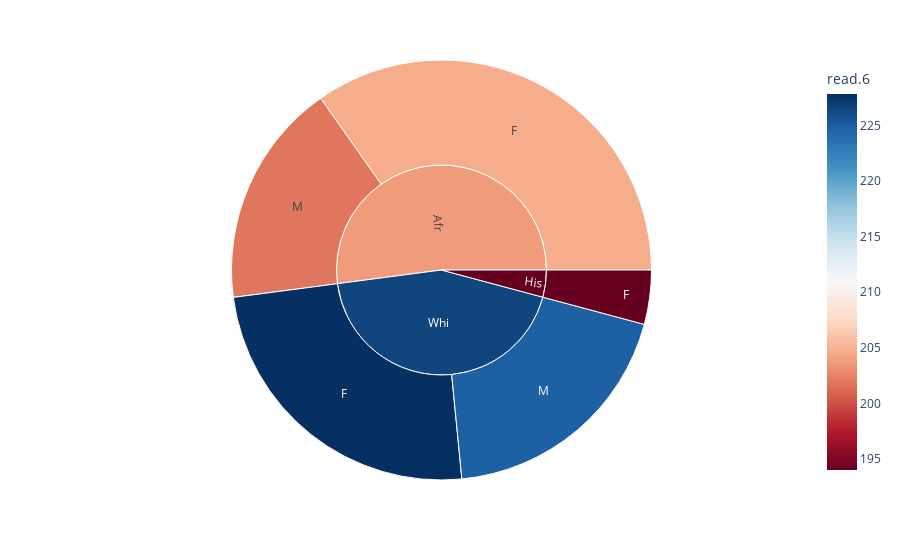

This figure's notebook cell:
### Markdown cell above
9. **(1 PT)** Create a sunburst plot based on any available information online, using the `plotly` library. Provide the source URL and import the dataset or create a dataset properly. You also need to briefly describe the variables used in the plot.

### Code cell
fig = px.sunburst(df, path = ['eth', 'gen'], values = 'read.6', color = 'read.6', color_continuous_scale = 'RdBu')
fig.show()

### Figure 1 — Plotly figure (JSON) as saved in the notebook; plotly's stock layout.template omitted (floating-point values rounded to 4 significant figures)
{"data": [{"branchvalues": "total", "customdata": [[204.6], [194], [227.8], [201.8], [224.8], [203.7], [194], [226.5]], "domain": {"x": [0, 1], "y": [0, 1]}, "hovertemplate": "labels=%{label}<br>read.6_sum=%{value}<br>parent=%{parent}<br>id=%{id}<br>read.6=%{color}<extra></extra>", "ids": ["Afr/F", "His/F", "Whi/F", "Afr/M", "Whi/M", "Afr", "His", "Whi"], "labels": ["F", "F", "F", "M", "M", "Afr", "His", "Whi"], "marker": {"coloraxis": "coloraxis", "colors": [204.6, 194, 227.8, 201.8, 224.8, 203.7, 194, 226.5]}, "name": "", "parents": ["Afr", "His", "Whi", "Afr", "Whi", "", "", ""], "type": "sunburst", "values": [1617, 194, 1138, 806, 897, 2423, 194, 2035]}], "layout": {"coloraxis": {"colorbar": {"title": {"text": "read.6"}}, "colorscale": [[0, "rgb(103,0,31)"], [0.1, "rgb(178,24,43)"], [0.2, "rgb(214,96,77)"], [0.3, "rgb(244,165,130)"], [0.4, "rgb(253,219,199)"], [0.5, "rgb(247,247,247)"], [0.6, "rgb(209,229,240)"], [0.7, "rgb(146,197,222)"], [0.8, "rgb(67,147,195)"], [0.9, "rgb(33,102,172)"], [1, "rgb(5,48,97)"]]}, "legend": {"tracegroupgap": 0}, "margin": {"t": 60}}}
